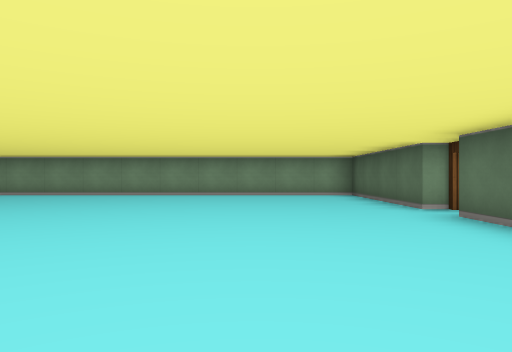
[1] (above)

15 first-person views from a walk through a cub3D ray-caster map. The camera is about half as high as the walls, looks level and sees 70° across. The floor is counted in squares. Each view is taken from the middle of a square. On the plan, view 1 faces up. The plan holds only what a view shows up to about 9 squares ahead; the rest is blank.

[2]
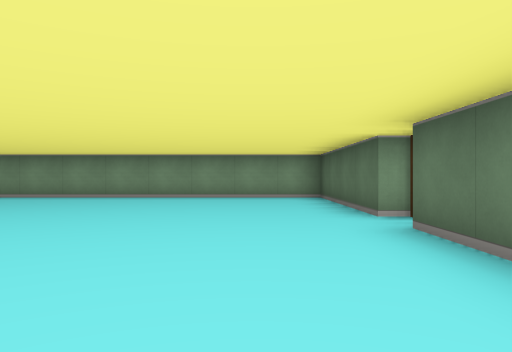

[3]
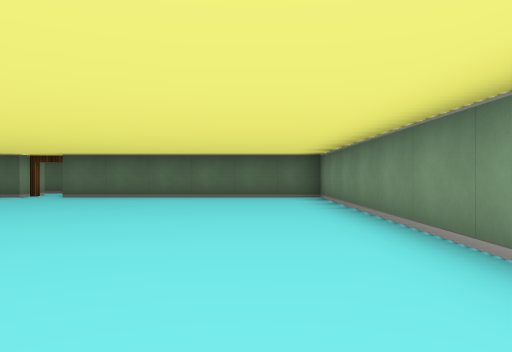

[4]
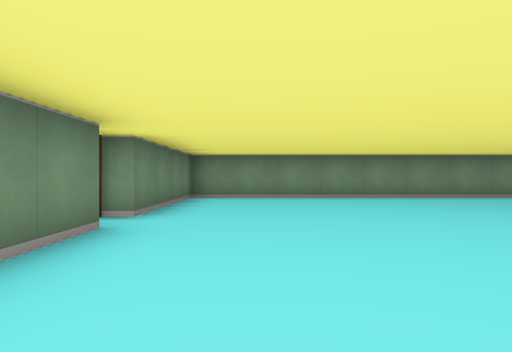

[5]
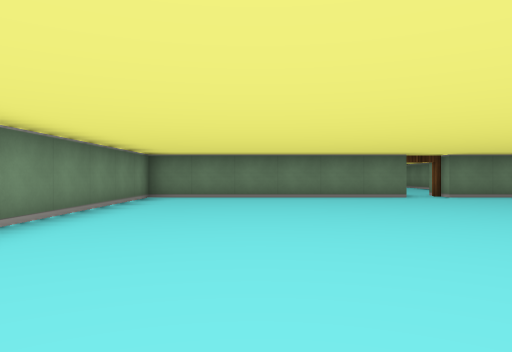

[6]
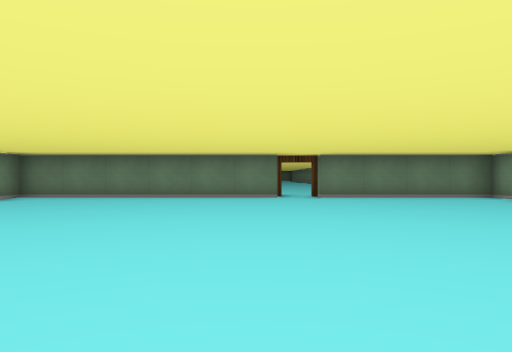

[7]
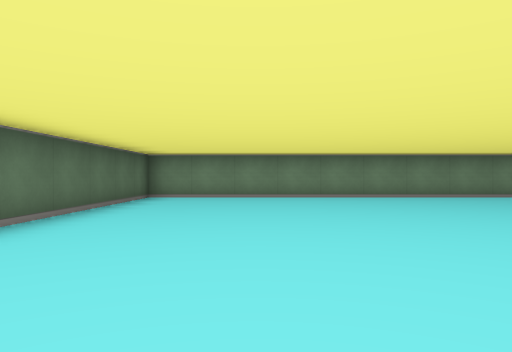

[8]
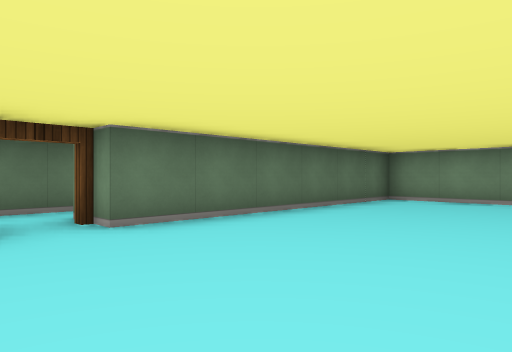

[9]
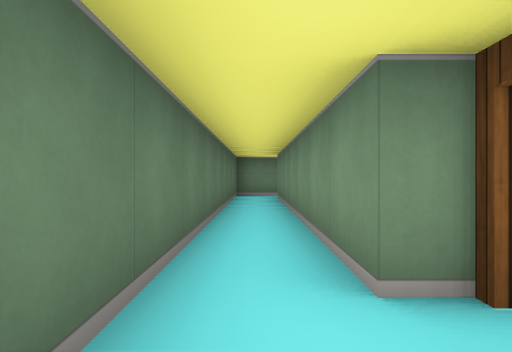

[10]
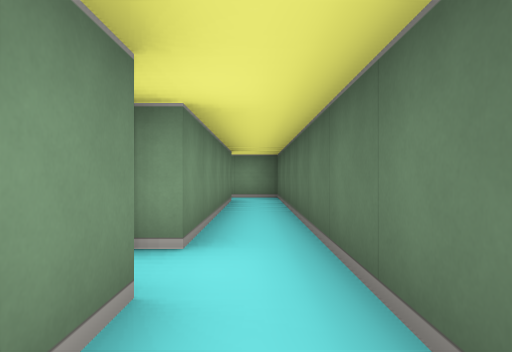

[11]
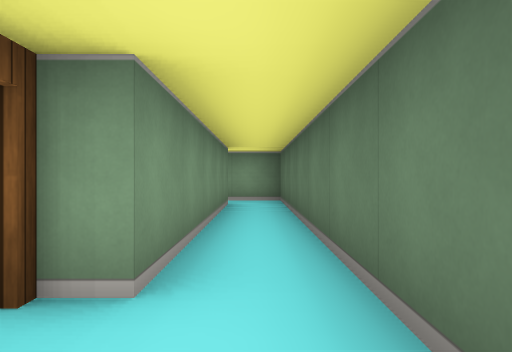

[12]
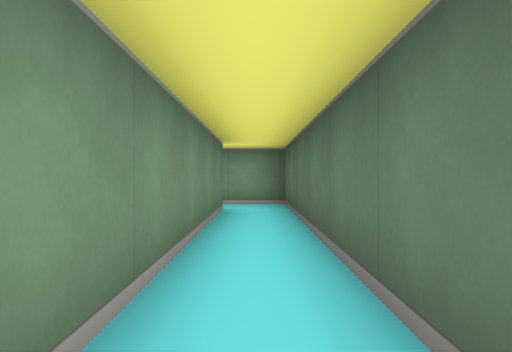

[13]
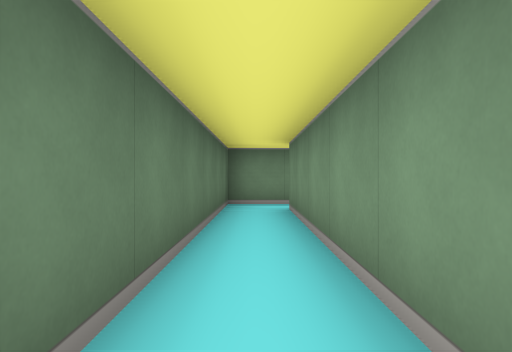

[14]
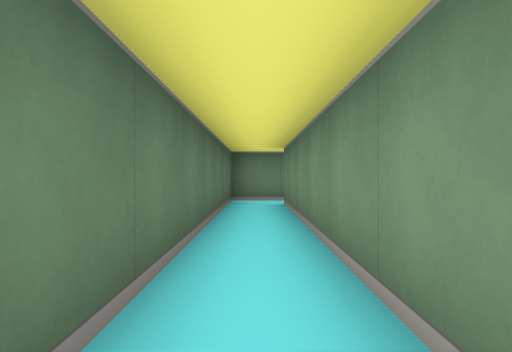

[15]
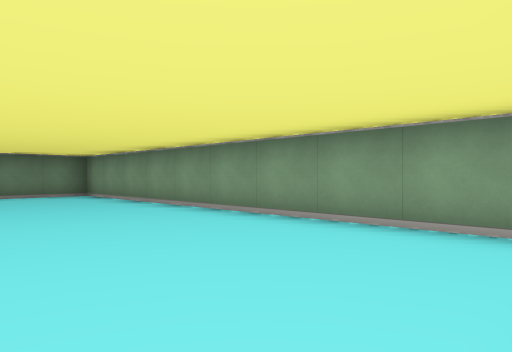

### Floor plan
Points are (right, up) in squares from view 1. A wall is a line through its corners. A room is listed if a view was taken in it or the views show most of it. See-through windows are left out.
Room 1 (views 1, 2, 3, 4, 5, 6, 7, 8, 15)
walls: (-7.5, 4.5) (-7.5, -1.5) (2.5, -1.5) (2.5, 4.5); (2.5, 5.5) (2.5, 9.5) (-7.5, 9.5) (-7.5, 5.5)
ways out: open door at (3, 5) to room 2; open door at (-8, 5)
Room 2 (views 9, 10, 11, 12, 13, 14)
walls: (3.5, 4.5) (3.5, -2.5); (3.5, 10.5) (3.5, 5.5); (4.5, -2.5) (4.5, 11.5) (3.4, 11.5)
ways out: open door at (3, 5) to room 1; opening at (4, -2)

Positions as (right, up) in squares from view 1, and headings:
1: (0, 0), facing up
2: (1, 1), facing up
3: (-6, 0), facing right
4: (-6, 1), facing up
5: (1, 1), facing left
6: (1, 4), facing left
7: (0, 7), facing down
8: (-1, 6), facing down-right
9: (4, 6), facing down
10: (4, 3), facing up
11: (4, 4), facing up
12: (4, 5), facing up
13: (4, 3), facing down
14: (4, 4), facing down
15: (2, 6), facing up-left
